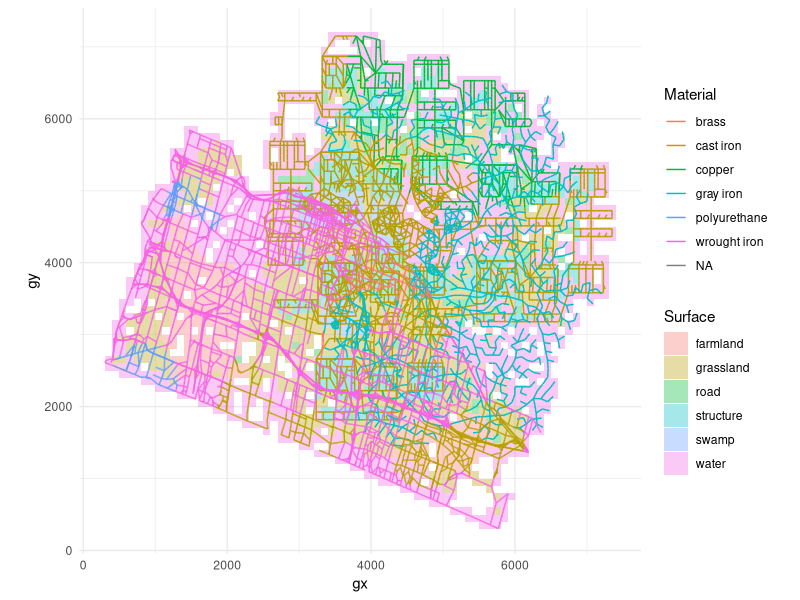
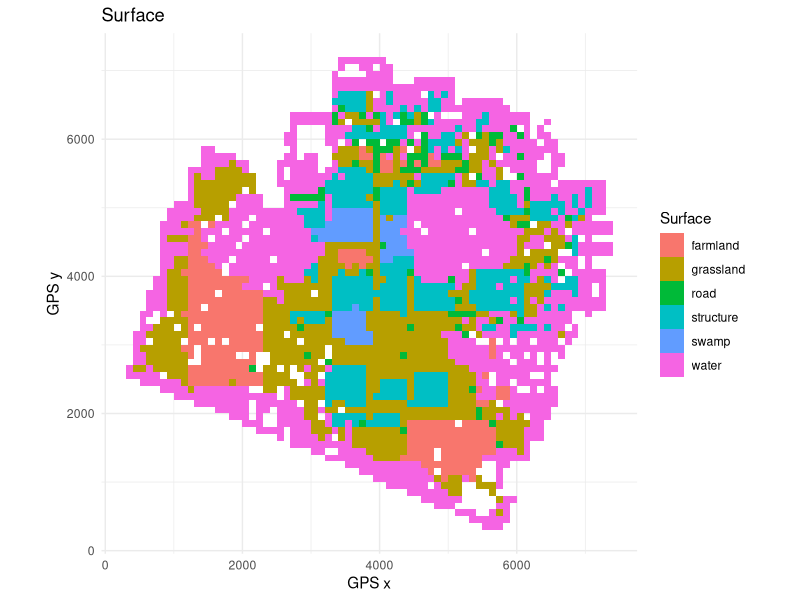
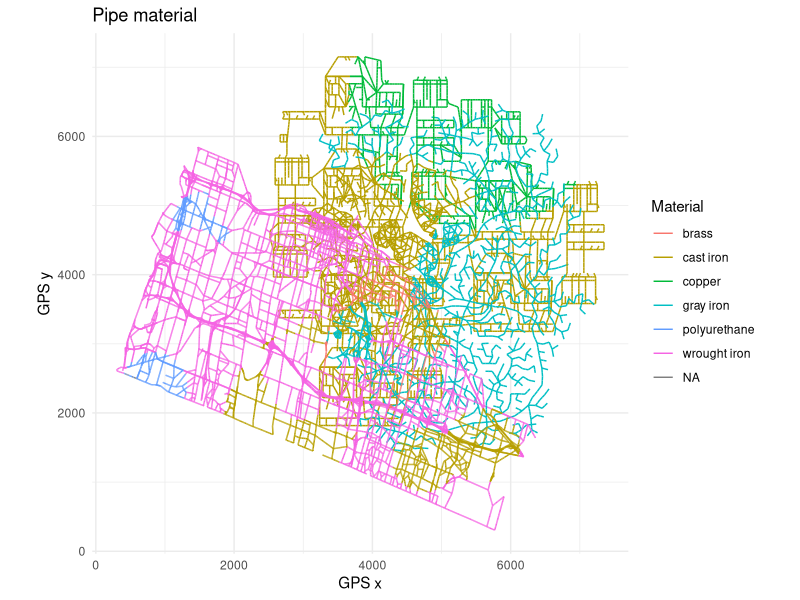

The R script that drew these images, in order:
## ---- chunk 1
library(tidyverse)
data <- read_csv("data/raw/pipes.csv")
## ---- chunk 2
bin <- 100  

surface_grid <- data |>
  filter(!is.na(Surface)) |>
  mutate(
    xm = (`GPS x1` + `GPS x2`) / 2,
    ym = (`GPS y1` + `GPS y2`) / 2,
    gx = floor(xm / bin) * bin + bin / 2, 
    gy = floor(ym / bin) * bin + bin / 2
  ) |>
  count(gx, gy, Surface) |>
  group_by(gx, gy) |>
  slice_max(n, n = 1, with_ties = FALSE) |>  # most common surface per cell
  ungroup()

ggplot() +
  geom_tile(
    data = surface_grid,
    aes(x = gx, y = gy, fill = Surface),
    width = bin, height = bin, alpha = 0.35
  ) +
  geom_segment(
    data = data,
    aes(x = `GPS x1`, y = `GPS y1`,
        xend = `GPS x2`, yend = `GPS y2`,
        colour = Material)
  ) +
  coord_equal() +
  theme_minimal()
## ---- chunk 3
ggplot(surface_grid, aes(x = gx, y = gy, fill = Surface)) +
  geom_tile(width = bin, height = bin) +
  coord_equal() +
  labs(title = "Surface", x = "GPS x", y = "GPS y") +
  theme_minimal()

ggplot(data, aes(
  x = `GPS x1`, y = `GPS y1`,
  xend = `GPS x2`, yend = `GPS y2`,
  colour = Material
)) +
  geom_segment() +
  coord_equal() +
  labs(title = "Pipe material", x = "GPS x", y = "GPS y") +
  theme_minimal()
